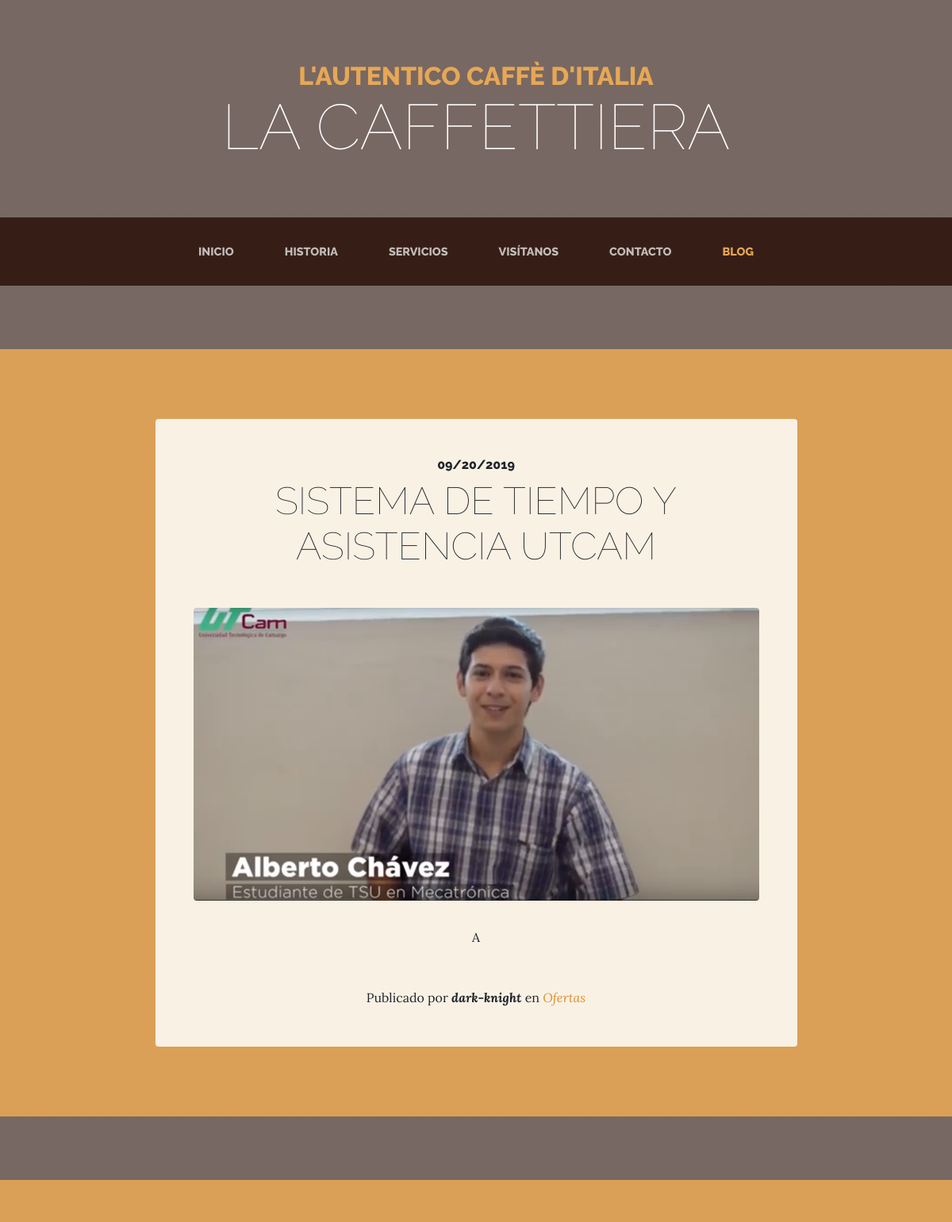
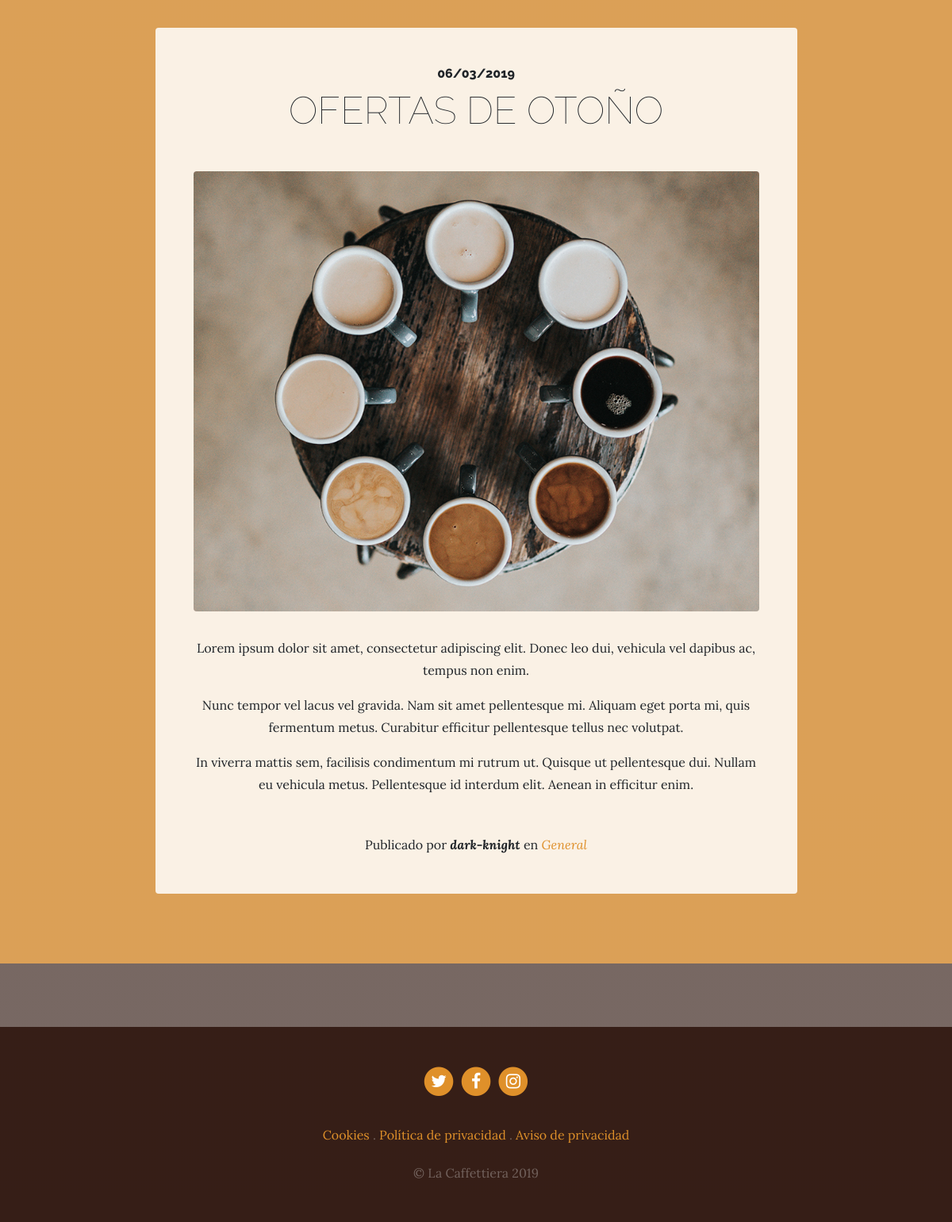
Screenshot of /blog/ with the database file from the repository (2 pictures, top to bottom).
### blog/models.py (models this page shows, shortened)
class Post(models.Model):
    title = models.CharField(max_length=200, verbose_name="Título")
    content = models.TextField(verbose_name="Contenido")
    published = models.DateTimeField(verbose_name="Fecha de publicación",default=now)
    image = models.ImageField(verbose_name="Imagen",upload_to="blog",null=True,blank=True)
    author = models.ForeignKey(User,verbose_name="Autor",on_delete=models.CASCADE)
    categories = models.ManyToManyField(Category,verbose_name="Categorías",related_name="get_posts")
    created = models.DateTimeField(auto_now_add=True, verbose_name="Fecha de creación")
    updated = models.DateTimeField(auto_now=True, verbose_name="Fecha de edición")
    class Meta:
        verbose_name = "entrada"
        verbose_name_plural = "entradas"
        ordering = ['-created']

class Category(models.Model):
    name = models.CharField(max_length=100,verbose_name="Nombre")
    created = models.DateTimeField(auto_now_add=True, verbose_name="Fecha de creación")
    updated = models.DateTimeField(auto_now=True, verbose_name="Fecha de edición")
    class Meta:
        verbose_name = "categoría"
        verbose_name_plural = "categorías"
        ordering = ['-created']

### pages/models.py (models this page shows, shortened)
class Page(models.Model):
    title=models.CharField(verbose_name="Título", max_length=200)
    content=RichTextField(verbose_name="Contenido")
    order=models.SmallIntegerField(verbose_name="Orden",default=0)
    created = models.DateTimeField(auto_now_add=True, verbose_name="Fecha de creación")
    updated = models.DateTimeField(auto_now=True, verbose_name="Fecha de edición")
    class Meta:
        verbose_name = "página"
        verbose_name_plural = "páginas"
        ordering = ['order','title']

### blog/views.py (the view)
# urls.py: path('', views.blog, name="blog"),
def blog(request):
    posts=Post.objects.all()
    return render(request, "blog/blog.html",{'posts':posts})

### pages/templatetags/pages_extras.py (called while the page is built)
@register.simple_tag
def get_page_list():
    pages = Page.objects.all()
    return pages

### social/processors.py (called while the page is built)
def ctx_dict(request):
    ctx={}
    links=Link.objects.all()
    for link in links:
        ctx[link.key]=link.url
    return ctx

### blog/templates/blog/blog.html (shortened to what this page needs)
{% extends 'core/base.html' %}
{% load static %}
{% block content %}
  {% for post in posts %}
    <section class="page-section cta">
      <div class="container">
        <div class="row">
          <div class="col-xl-9 mx-auto">
            <div class="cta-innerv text-center rounded">
              <h2 class="section-heading mb-5">
                <span class="section-heading-upper">{{post.published|date:"SHORT_DATE_FORMAT"}}</span>
                <span class="section-heading-lower">{{post.title}}</span>
              </h2>
              <p class="mb-0">
                <img class="mx-auto d-flex rounded img-fluid mb-3 mb-lg-0" src="{{post.image.url}}" alt="">
              </p>
              <p class="mb-0 mbt">{{post.content|linebreaks}}</p>
              <p class="mb-0 mbt">
                <span class="section-heading-under">Publicado por <em><b>{{post.author}}</b></em> en
                  <em>
                    {% for category in post.categories.all %}
                      <a href="{% url 'category' category.id %}" class="link">{{category.name}}</a>{% if not forloop.last %},{% endif %}
                    {% endfor %}
                  </em>
                </span>
              </p>
            </div>
          </div>
        </div>
      </div>
    </section>
  {% endfor %}
{% endblock %}

### core/templates/core/base.html (shortened to what this page needs)
<!DOCTYPE html>
<html lang="es">
  <head>
    {% load static %}
    <link href="{% static 'core/vendor/bootstrap/css/bootstrap.min.css' %}" rel="stylesheet">
    <link href="{% static 'core/vendor/font-awesome/css/font-awesome.min.css' %}" rel="stylesheet" type="text/css">
    <link href="{% static 'core/css/business-casual.css' %}" rel="stylesheet">
  </head>
  <body>
    <h1 class="site-heading text-center text-white d-none d-lg-block">
      <span class="site-heading-upper text-primary mb-3">L'autentico caffè d'italia</span>
      <span class="site-heading-lower">La Caffettiera</span>
    </h1>
    <nav class="navbar navbar-expand-lg navbar-dark py-lg-4" id="mainNav">
      <div class="container">
        <div class="collapse navbar-collapse" id="navbarResponsive">
          <ul class="navbar-nav mx-auto">
            <li class="nav-item px-lg-4 {% if request.path == '/' %}active{% endif %}">
              <a class="nav-link text-uppercase text-expanded" href="{% url 'home' %}">Inicio</a>
            </li>
            <li class="nav-item px-lg-4 {% if request.path == '/about/' %}active{% endif %}">
              <a class="nav-link text-uppercase text-expanded" href="{% url 'about' %}">Historia</a>
            </li>
            <li class="nav-item px-lg-4 {% if request.path == '/services/' %}active{% endif %}">
              <a class="nav-link text-uppercase text-expanded" href="{% url 'services' %}">Servicios</a>
            </li>
            <li class="nav-item px-lg-4 {% if request.path == '/store/' %}active{% endif %}">
              <a class="nav-link text-uppercase text-expanded" href="{% url 'store' %}">Visítanos</a>
            </li>
            <li class="nav-item px-lg-4 {% if request.path == '/contact/' %}active{% endif %}">
              <a class="nav-link text-uppercase text-expanded" href="{% url 'contact' %}">Contacto</a>
            </li>
            <li class="nav-item px-lg-4 {% if request.path|slice:":6" == '/blog/' %}active{% endif %}">
              <a class="nav-link text-uppercase text-expanded" href="{% url 'blog' %}">Blog</a>
            </li>
          </ul>
        </div>
      </div>
    </nav>
    {% block content %}{% endblock %}
    <footer class="footer text-faded text-center py-5">
      <div class="container">
        <p class="m-0">
          {% if link_twitter %}
            <a href="{{link_twitter}}" class="link">
              <span class="fa-stack fa-lg">
                <i class="fa fa-circle fa-stack-2x"></i>
                <i class="fa fa-twitter fa-stack-1x fa-inverse"></i>
              </span>
            </a>
          {% endif %}
          {% if LINK_FACEBOOK %}
            <a href="{{LINK_FACEBOOK}}" class="link">
              <span class="fa-stack fa-lg">
                <i class="fa fa-circle fa-stack-2x"></i>
                <i class="fa fa-facebook fa-stack-1x fa-inverse"></i>
              </span>
            </a>
          {% endif %}
          {% if LINK_INSTAGRAM %}
            <a href="{{LINK_INSTAGRAM}}" class="link">
              <span class="fa-stack fa-lg">
                <i class="fa fa-circle fa-stack-2x"></i>
                <i class="fa fa-instagram fa-stack-1x fa-inverse"></i>
              </span>
            </a>
          {% endif %}
	    </p>
        <p class="m-0 mbt">
          {% load pages_extras %}
          {% get_page_list as page_list %}
          {% for page in page_list %}
            <a href="{% url 'page' page.id page.title|slugify %}" class="link">{{page.title}}</a> {% if not forloop.last %} . {% endif %}
          {% endfor %}
		</p>
        <p class="m-0 mbt1">&copy; La Caffettiera 2019</p>
      </div>
	</footer>
  </body>
</html>

### core/static/core/css/business-casual.css (style rules this page uses)
body { font-family: 'Lora'; background: linear-gradient(rgba(47, 23, 15, 0.65), rgba(47, 23, 15, 0.65)), url("../img/bg.jpg"); background-attachment: fixed; background-position: center; background-size: cover; }
h1, h2, h3, h4, h5, h6 { font-family: 'Raleway'; }
p { line-height: 1.75; }
.text-faded { color: rgba(255, 255, 255, 0.3); }
.site-heading { margin-top: 5rem; margin-bottom: 5rem; text-transform: uppercase; line-height: 1; font-family: 'Raleway'; }
.site-heading .site-heading-upper { display: block; font-size: 2rem; font-weight: 800; }
.site-heading .site-heading-lower { font-size: 5rem; font-weight: 100; line-height: 4rem; }
.page-section { margin-top: 5rem; margin-bottom: 5rem; }
.section-heading { text-transform: uppercase; }
.section-heading .section-heading-upper { display: block; font-size: 1rem; font-weight: 800; padding-bottom:.5rem; }
.section-heading .section-heading-lower { display: block; font-size: 3rem; font-weight: 100; }
#mainNav { background-color: rgba(47, 23, 15, 0.9); font-family: 'Raleway'; }
#mainNav .navbar-nav .nav-item .nav-link { color: rgba(255, 255, 255, 0.7); font-weight: 800; }
#mainNav .navbar-nav .nav-item.active .nav-link { color: #e6a756; }
@media (min-width: 992px) { #mainNav .navbar-nav .nav-item .nav-link { font-size: 0.9rem; } }
.cta { padding-top: 5rem; padding-bottom: 5rem; background-color: rgba(230, 167, 86, 0.9); }
.cta .cta-innerv { position: relative; padding: 3rem; margin: 0.5rem; background-color: rgba(255, 255, 255, 0.85); }
.footer { background-color: rgba(47, 23, 15, 0.9); }
.text-primary { color: #e6a756 !important; }
.mbt { padding-top: 2rem; }
.mbt1 { padding-top: 1.25rem; }
a.link { color: #df902a; }

### rows the page displays
Post: published "09/20/2019", title "SISTEMA DE TIEMPO Y ASISTENCIA UTCAM", image (picture), content "A", author "dark-knight"
Category: name "Ofertas"
Post: published "06/03/2019", title "OFERTAS DE OTOÑO", image (picture), content "Lorem ipsum dolor sit amet, consectetur adipiscing elit. Donec leo dui, vehicula vel dapibus ac, tempus non enim. Nunc tempor vel lacus vel gravida. Nam sit amet pellentesque mi. Aliquam eget porta mi, quis fermentum metus. Curabitur efficitur pellentesque tellus nec volutpat. In viverra mattis sem, facilisis condimentum mi rutrum ut. Quisque ut pellentesque dui. Nullam eu vehicula metus. Pellentesque id interdum elit. Aenean in efficitur enim.", author "dark-knight"
Category: name "General"
Page: title "Cookies"
Page: title "Política de privacidad"
Page: title "Aviso de privacidad"
